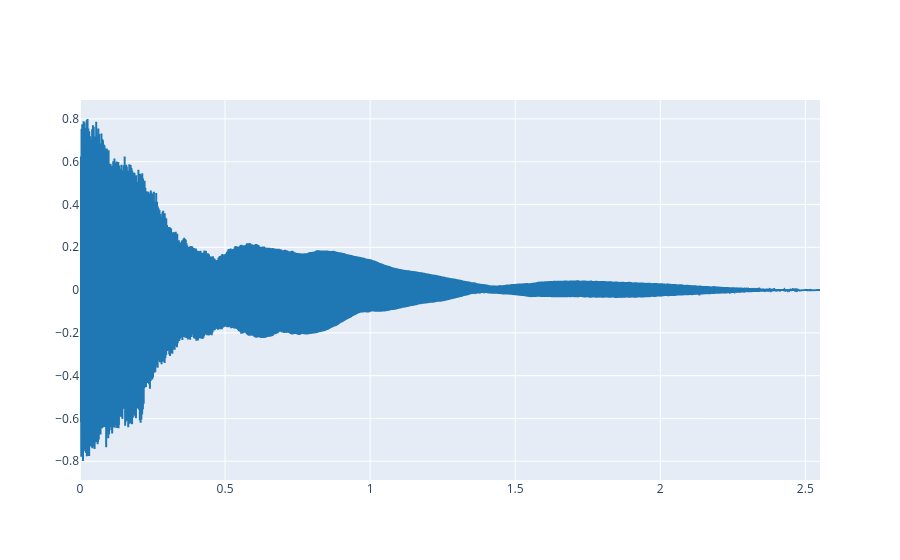

Notebook code cell kept with this figure:
### Markdown cell above
Note that `load_audio` function returns two variables: the audio signal (as a one dimensional array of floating point numbers), and the sampling rate (as a integer number). Now we can plot the audio signal:

### Code cell
plot_signals(ref, fs)

### Figure 1 — Plotly figure (JSON) as saved in the notebook; plotly's stock layout.template omitted (floating-point values rounded to 4 significant figures; data arrays with more than 128 entries replaced by an {"elided": "..."} marker saying what was removed)
{"data": [{"line": {"color": "#1f77b4", "shape": "linear"}, "mode": "lines", "name": "audio signal 0", "type": "scatter", "x": {"elided": "112481 float values"}, "y": {"elided": "112481 float values"}}], "layout": {}}
